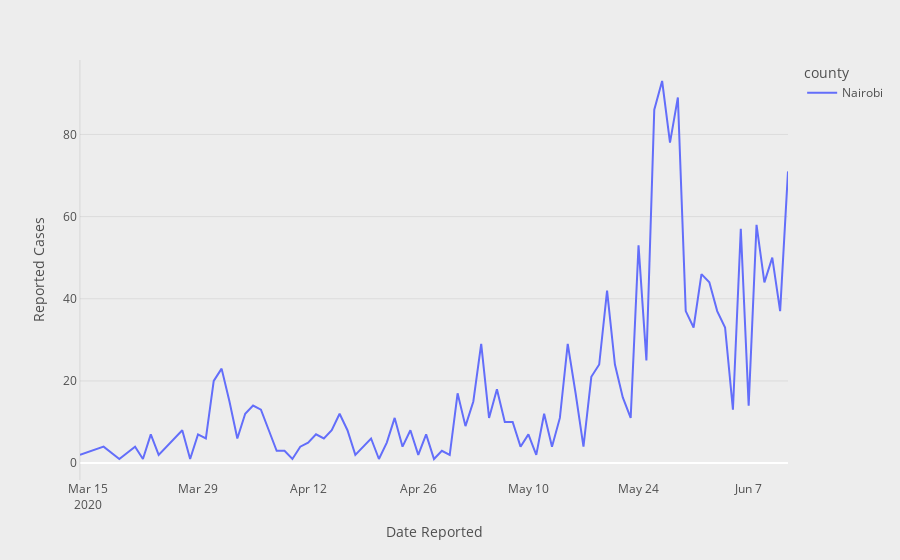

Source (notebook cell):
### Code cell
data=county_daily_data.loc["2020-03-12" : "2020-06-12"]
    data = data[data["county"] == "Nairobi"]
    data = data[["county","lab_results", "date_of_lab_confirmation"]].groupby(["county","date_of_lab_confirmation"]).count().reset_index()
    fig = px.line(data, x="date_of_lab_confirmation" , y = "lab_results" , color = "county")
    fig.update_yaxes(title = "Reported Cases", showline=True, linewidth = 0.2, linecolor = "gray", gridcolor = "gainsboro")
    fig.update_xaxes(title = "Date Reported", showgrid=False)
    fig.update_traces(mode = 'lines', marker_color = "#7086CE")
    fig.update_layout(paper_bgcolor="#EDEDED",plot_bgcolor = "#EDEDED",uniformtext_minsize = 3, font_color = "#4F4F4F", bargap =0.05)
 
fig.show()

### Figure 1 — Plotly figure (JSON) as saved in the notebook; plotly's stock layout.template omitted (floating-point values rounded to 4 significant figures)
{"data": [{"hovertemplate": "county=Nairobi<br>date_of_lab_confirmation=%{x}<br>lab_results=%{y}<extra></extra>", "legendgroup": "Nairobi", "line": {"color": "#636efa", "dash": "solid"}, "marker": {"color": "#7086CE", "symbol": "circle"}, "mode": "lines", "name": "Nairobi", "orientation": "v", "showlegend": true, "type": "scatter", "x": ["2020-03-14T00:00:00", "2020-03-17T00:00:00", "2020-03-19T00:00:00", "2020-03-21T00:00:00", "2020-03-22T00:00:00", "2020-03-23T00:00:00", "2020-03-24T00:00:00", "2020-03-27T00:00:00", "2020-03-28T00:00:00", "2020-03-29T00:00:00", "2020-03-30T00:00:00", "2020-03-31T00:00:00", "2020-04-01T00:00:00", "2020-04-02T00:00:00", "2020-04-03T00:00:00", "2020-04-04T00:00:00", "2020-04-05T00:00:00", "2020-04-06T00:00:00", "2020-04-07T00:00:00", "2020-04-08T00:00:00", "2020-04-09T00:00:00", "2020-04-10T00:00:00", "2020-04-11T00:00:00", "2020-04-12T00:00:00", "2020-04-13T00:00:00", "2020-04-14T00:00:00", "2020-04-15T00:00:00", "2020-04-16T00:00:00", "2020-04-17T00:00:00", "2020-04-18T00:00:00", "2020-04-20T00:00:00", "2020-04-21T00:00:00", "2020-04-22T00:00:00", "2020-04-23T00:00:00", "2020-04-24T00:00:00", "2020-04-25T00:00:00", "2020-04-26T00:00:00", "2020-04-27T00:00:00", "2020-04-28T00:00:00", "2020-04-29T00:00:00", "2020-04-30T00:00:00", "2020-05-01T00:00:00", "2020-05-02T00:00:00", "2020-05-03T00:00:00", "2020-05-04T00:00:00", "2020-05-05T00:00:00", "2020-05-06T00:00:00", "2020-05-07T00:00:00", "2020-05-08T00:00:00", "2020-05-09T00:00:00", "2020-05-10T00:00:00", "2020-05-11T00:00:00", "2020-05-12T00:00:00", "2020-05-13T00:00:00", "2020-05-14T00:00:00", "2020-05-15T00:00:00", "2020-05-16T00:00:00", "2020-05-17T00:00:00", "2020-05-18T00:00:00", "2020-05-19T00:00:00", "2020-05-20T00:00:00", "2020-05-21T00:00:00", "2020-05-22T00:00:00", "2020-05-23T00:00:00", "2020-05-24T00:00:00", "2020-05-25T00:00:00", "2020-05-26T00:00:00", "2020-05-27T00:00:00", "2020-05-28T00:00:00", "2020-05-29T00:00:00", "2020-05-30T00:00:00", "2020-05-31T00:00:00", "2020-06-01T00:00:00", "2020-06-02T00:00:00", "2020-06-03T00:00:00", "2020-06-04T00:00:00", "2020-06-05T00:00:00", "2020-06-06T00:00:00", "2020-06-07T00:00:00", "2020-06-08T00:00:00", "2020-06-09T00:00:00", "2020-06-10T00:00:00", "2020-06-11T00:00:00", "2020-06-12T00:00:00"], "xaxis": "x", "y": [2, 4, 1, 4, 1, 7, 2, 8, 1, 7, 6, 20, 23, 15, 6, 12, 14, 13, 8, 3, 3, 1, 4, 5, 7, 6, 8, 12, 8, 2, 6, 1, 5, 11, 4, 8, 2, 7, 1, 3, 2, 17, 9, 15, 29, 11, 18, 10, 10, 4, 7, 2, 12, 4, 11, 29, 17, 4, 21, 24, 42, 24, 16, 11, 53, 25, 86, 93, 78, 89, 37, 33, 46, 44, 37, 33, 13, 57, 14, 58, 44, 50, 37, 71], "yaxis": "y"}], "layout": {"bargap": 0.05, "font": {"color": "#4F4F4F"}, "legend": {"title": {"text": "county"}, "tracegroupgap": 0}, "margin": {"t": 60}, "paper_bgcolor": "#EDEDED", "plot_bgcolor": "#EDEDED", "uniformtext": {"minsize": 3}, "xaxis": {"anchor": "y", "domain": [0, 1], "showgrid": false, "title": {"text": "Date Reported"}}, "yaxis": {"anchor": "x", "domain": [0, 1], "gridcolor": "gainsboro", "linecolor": "gray", "linewidth": 0.2, "showline": true, "title": {"text": "Reported Cases"}}}}
